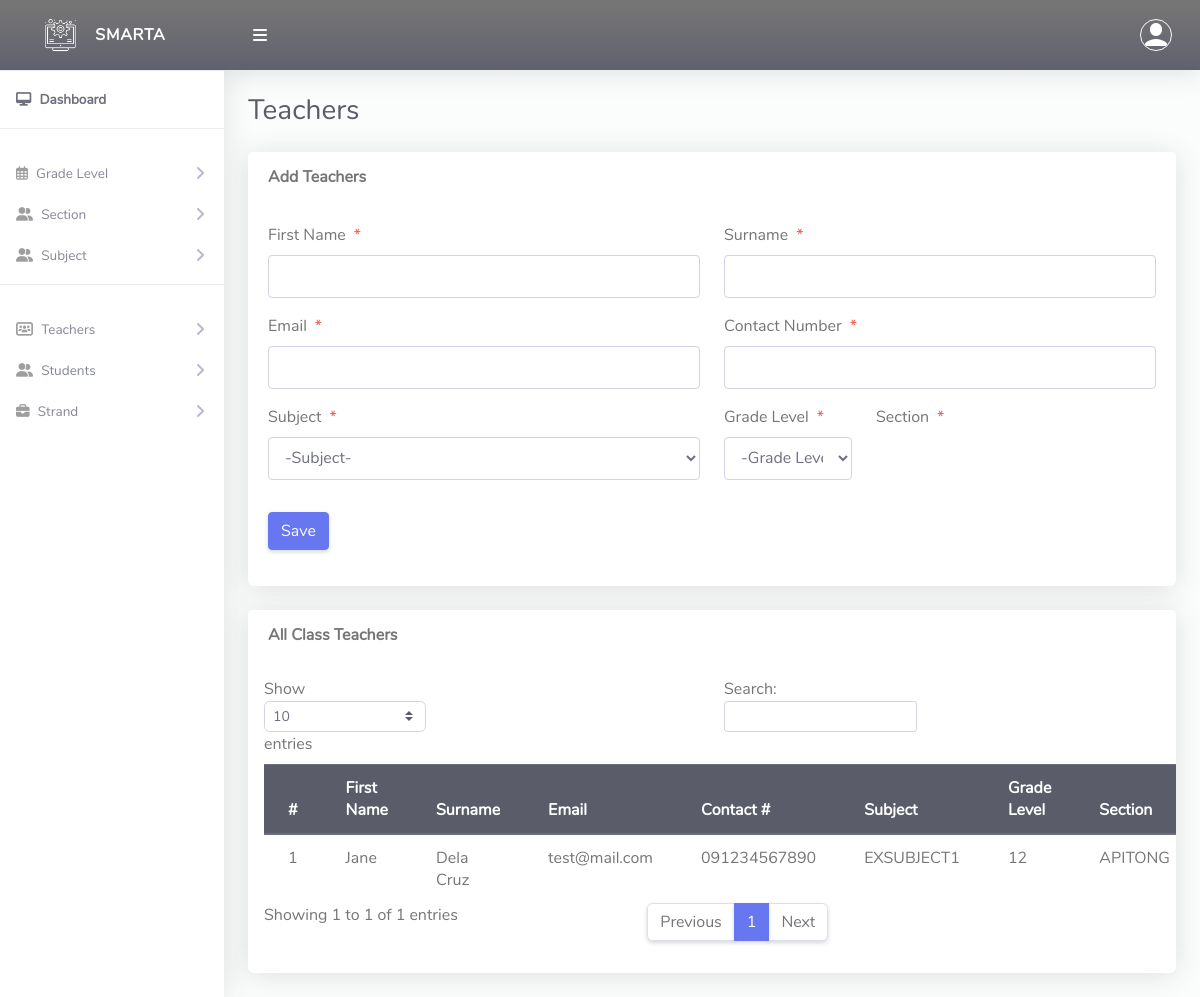
Screenshot of /Admin/createClassTeacher.php with the database file from the repository.
### tables this page shows
CREATE TABLE `tblclassteacher` (
  `Id` int(10) NOT NULL,
  `firstName` varchar(255) NOT NULL,
  `lastName` varchar(255) NOT NULL,
  `emailAddress` varchar(255) NOT NULL,
  `password` varchar(255) NOT NULL,
  `phoneNo` varchar(50) NOT NULL,
  `subId` varchar(10) NOT NULL,
  `classId` varchar(10) NOT NULL,
  `classArmId` varchar(10) NOT NULL,
  `dateCreated` varchar(50) NOT NULL
);

CREATE TABLE `tblsubject` (
  `Id` int(11) NOT NULL,
  `subcode` varchar(100) NOT NULL,
  `subname` varchar(225) NOT NULL,
  `timestr` varchar(20) NOT NULL,
  `timend` varchar(20) NOT NULL
);

CREATE TABLE `tblclass` (
  `Id` int(10) NOT NULL,
  `className` varchar(255) NOT NULL
);

CREATE TABLE `tblclassarms` (
  `Id` int(10) NOT NULL,
  `classId` varchar(10) NOT NULL,
  `classArmName` varchar(255) NOT NULL,
  `isAssigned` varchar(10) NOT NULL
);

### Admin/createClassTeacher.php (the view, shortened to what this page needs)
<?php
include '../Includes/dbcon.php';
?>
<!DOCTYPE html>
<html lang="en">
<head>
  <link href="../vendor/fontawesome-free/css/all.min.css" rel="stylesheet" type="text/css">
  <link href="../vendor/bootstrap/css/bootstrap.min.css" rel="stylesheet" type="text/css">
  <link href="css/ruang-admin.min.css" rel="stylesheet">
</head>
<body id="page-top">
  <div id="wrapper">
    <?php include "Includes/sidebar.php"; ?>
    <div id="content-wrapper" class="d-flex flex-column">
      <div id="content">
        <?php include "Includes/topbar.php"; ?>
        <div class="container-fluid" id="container-wrapper">
          <div class="d-sm-flex align-items-center justify-content-between mb-4">
            <h1 class="h3 mb-0 text-gray-800">Teachers</h1>
          </div>
          <div class="row">
            <div class="col-lg-12">
              <div class="card mb-4">
                <div class="card-header py-3 d-flex flex-row align-items-center justify-content-between">
                  <h6 class="m-0 font-weight-bold text-secondary">Add Teachers</h6>
                </div>
                <div class="card-body">
                  <form method="post">
                    <div class="form-group row mb-3">
                      <div class="col-xl-6">
                        <label class="form-control-label">First Name<span class="text-danger ml-2">*</span></label>
                        <input type="text" class="form-control" required name="firstName"
                          value="<?php echo $row['firstName']; ?>" id="exampleInputFirstName">
                      </div>
                      <div class="col-xl-6">
                        <label class="form-control-label">Surname<span class="text-danger ml-2">*</span></label>
                        <input type="text" class="form-control" required name="lastName"
                          value="<?php echo $row['lastName']; ?>" id="exampleInputFirstName">
                      </div>
                    </div>
                    <div class="form-group row mb-3">
                      <div class="col-xl-6">
                        <label class="form-control-label">Email<span class="text-danger ml-2">*</span></label>
                        <input type="email" class="form-control" required name="emailAddress"
                          value="<?php echo $row['emailAddress']; ?>" id="exampleInputFirstName">
                      </div>
                      <div class="col-xl-6">
                        <label class="form-control-label">Contact Number<span class="text-danger ml-2">*</span></label>
                        <input type="text" class="form-control" name="phoneNo" value="<?php echo $row['phoneNo']; ?>"
                          id="exampleInputFirstName">
                      </div>
                    </div>
                    <div class="form-group row mb-3">
                    <div class="col-xl-6">
                        <label class="form-control-label">Subject<span class="text-danger ml-2">*</span></label>
                        <?php
                        $qry = "SELECT * FROM tblsubject ORDER BY subname ASC";
                        $result = $conn->query($qry);
                        $num = $result->num_rows;
                        if ($num > 0) {
                          echo ' <select required name="subId" class="form-control mb-3">';
                          echo '<option value="">-Subject-</option>';
                          echo '</select>';
                        }
                        ?>
                      </div>
                      <div class="col-xl-2">
                        <label class="form-control-label">Grade Level<span class="text-danger ml-2">*</span></label>
                        <?php
                        $qry = "SELECT * FROM tblclass ORDER BY className ASC";
                        $result = $conn->query($qry);
                        $num = $result->num_rows;
                        if ($num > 0) {
                          echo ' <select required name="classId" onchange="classArmDropdown(this.value)" class="form-control mb-3">';
                          echo '<option value="">-Grade Level-</option>';
                          echo '</select>';
                        }
                        ?>
                      </div>
                      <div class="col-xl-3">
                        <label class="form-control-label">Section<span class="text-danger ml-2">*</span></label>
                      </div>
                    </div>
                    <?php
                    if (isset($Id)) {
                      ?>
                      <button type="submit" name="update" class="btn btn-info">Update</button>
                      &nbsp;&nbsp;&nbsp;&nbsp;&nbsp;&nbsp;&nbsp;&nbsp;&nbsp;&nbsp;
                      <?php
                    } else {
                      ?>
                      <button type="submit" name="save" class="btn btn-primary">Save</button>
                      <?php
                    }
                    ?>
                  </form>
                </div>
              </div>
              <div class="row">
                <div class="col-lg-12">
                  <div class="card mb-4">
                    <div class="card-header py-3 d-flex flex-row align-items-center justify-content-between">
                      <h6 class="m-0 font-weight-bold text-secondary">All Class Teachers</h6>
                    </div>
                    <div class="table-responsive p-3">
                      <table class="table align-items-center table-flush table-hover" id="dataTableHover">
                        <thead class="thead-dark">
                          <tr>
                            <th>#</th>
                            <th>First Name</th>
                            <th>Surname</th>
                            <th>Email</th>
                            <th>Contact #</th>
                            <th>Subject</th>
                            <th>Grade Level</th>
                            <th>Section</th>
                          </tr>
                        </thead>
                        <tbody>
                          <?php
                          $query = "SELECT tblclassteacher.Id,tblclass.className,tblclassarms.classArmName,tblsubject.subcode,tblsubject.subname,tblclassarms.Id AS classArmId,tblclassteacher.firstName,
                      tblclassteacher.lastName,tblclassteacher.emailAddress,tblclassteacher.phoneNo,tblclassteacher.dateCreated
                      FROM tblclassteacher
                      INNER JOIN tblclass ON tblclass.Id = tblclassteacher.classId
                      INNER JOIN tblsubject ON tblsubject.Id = tblclassteacher.subId
                      INNER JOIN tblclassarms ON tblclassarms.Id = tblclassteacher.classArmId";
                          $rs = $conn->query($query);
                          $num = $rs->num_rows;
                          $sn = 0;
                          if ($num > 0) {
                            while ($rows = $rs->fetch_assoc()) {
                              $sn = $sn + 1;
                              echo "
                              <tr>
                                <td>" . $sn . "</td>
                                <td>" . $rows['firstName'] . "</td>
                                <td>" . $rows['lastName'] . "</td>
                                <td>" . $rows['emailAddress'] . "</td>
                                <td>" . $rows['phoneNo'] . "</td>
                                <td>" . $rows['subcode'] ."</td>
                                <td>" . $rows['className'] . "</td>
                                <td>" . $rows['classArmName'] . "</td>
                                <td> <a href='?action=edit&Id=" . $rows['Id'] . "'>Edit</a> &nbsp;
                                <a onclick='javascript:confirmationDelete($(this));return false;' href='?action=delete&Id=" . $rows['Id'] . "&classArmId=" . $rows['classArmId'] . "'>Delete</a></td>
                              </tr>";
                            }
                          } else {
                            echo
                              "<div class='alert alert-danger' role='alert'>
                            No Record Found!
                            </div>";
                          }
                          ?>
                        </tbody>
                      </table>
                    </div>
                  </div>
                </div>
              </div>
            </div>
          </div>
        </div>
      </div>
    </div>
</body>
</html>

### rows the page displays
tblclassteacher: firstName "Jane", lastName "Dela Cruz", emailAddress "test@mail.com", phoneNo "091234567890", tblsubject.subcode "EXSUBJECT1", classId.className "12", classArmId.classArmName "APITONG"
